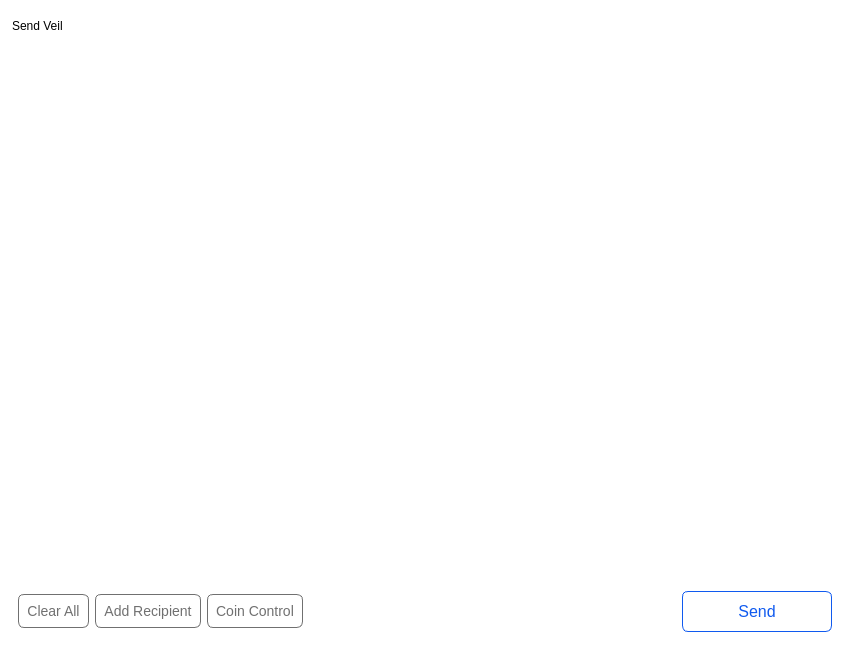
<?xml version="1.0" encoding="UTF-8"?>
<ui version="4.0">
 <class>SendCoinsDialog</class>
 <widget class="QDialog" name="SendCoinsDialog">
  <property name="geometry">
   <rect>
    <x>0</x>
    <y>0</y>
    <width>850</width>
    <height>650</height>
   </rect>
  </property>
  <property name="windowTitle">
   <string>Send Coins</string>
  </property>
  <property name="styleSheet">
   <string notr="true">border:none;
padding:0px;
margin:0px;
background-color:white;</string>
  </property>
  <layout class="QVBoxLayout" name="verticalLayout_3">
   <property name="spacing">
    <number>0</number>
   </property>
   <property name="leftMargin">
    <number>0</number>
   </property>
   <property name="topMargin">
    <number>0</number>
   </property>
   <property name="rightMargin">
    <number>0</number>
   </property>
   <property name="bottomMargin">
    <number>0</number>
   </property>
   <item>
    <widget class="QFrame" name="frame">
     <property name="styleSheet">
      <string notr="true">background-color:white;
border:none;</string>
     </property>
     <property name="frameShape">
      <enum>QFrame::StyledPanel</enum>
     </property>
     <property name="frameShadow">
      <enum>QFrame::Raised</enum>
     </property>
     <layout class="QVBoxLayout" name="verticalLayout" stretch="0,1,0">
      <item>
       <layout class="QHBoxLayout" name="horizontalLayout_4">
        <item>
         <widget class="QLabel" name="title">
          <property name="styleSheet">
           <string notr="true">padding:10 0 10 0;</string>
          </property>
          <property name="text">
           <string>Send Veil </string>
          </property>
         </widget>
        </item>
        <item>
         <spacer name="horizontalSpacer_3">
          <property name="orientation">
           <enum>Qt::Horizontal</enum>
          </property>
          <property name="sizeHint" stdset="0">
           <size>
            <width>40</width>
            <height>20</height>
           </size>
          </property>
         </spacer>
        </item>
       </layout>
      </item>
      <item>
       <widget class="QScrollArea" name="scrollArea">
        <property name="styleSheet">
         <string notr="true">border:none;
padding:0px;
margin:0px;</string>
        </property>
        <property name="widgetResizable">
         <bool>true</bool>
        </property>
        <widget class="QWidget" name="scrollAreaWidgetContents">
         <property name="geometry">
          <rect>
           <x>0</x>
           <y>0</y>
           <width>832</width>
           <height>539</height>
          </rect>
         </property>
         <layout class="QVBoxLayout" name="verticalLayout_2" stretch="0,0">
          <property name="leftMargin">
           <number>0</number>
          </property>
          <property name="topMargin">
           <number>0</number>
          </property>
          <property name="rightMargin">
           <number>0</number>
          </property>
          <property name="bottomMargin">
           <number>0</number>
          </property>
          <item>
           <layout class="QVBoxLayout" name="entries">
            <property name="spacing">
             <number>2</number>
            </property>
           </layout>
          </item>
          <item>
           <spacer name="verticalSpacer">
            <property name="orientation">
             <enum>Qt::Vertical</enum>
            </property>
            <property name="sizeHint" stdset="0">
             <size>
              <width>20</width>
              <height>40</height>
             </size>
            </property>
           </spacer>
          </item>
         </layout>
        </widget>
       </widget>
      </item>
      <item>
       <widget class="QFrame" name="">
        <property name="styleSheet">
         <string notr="true">QToolTip {
    color: #ffffff;
    background-color: #6f9bf5;
    font-size:13px;
    border: none;
    border-radius:20px;
    padding:6px;
    margin:0px;
    qproperty-alignment: 'AlignVCenter | AlignCenter';
    qproperty-wordWrap: true;
}</string>
        </property>
        <layout class="QHBoxLayout" name="horizontalLayout">
         <item>
          <widget class="QPushButton" name="clearButton">
           <property name="sizePolicy">
            <sizepolicy hsizetype="Minimum" vsizetype="Fixed">
             <horstretch>0</horstretch>
             <verstretch>0</verstretch>
            </sizepolicy>
           </property>
           <property name="toolTip">
            <string>Clear all fields of the form.</string>
           </property>
           <property name="styleSheet">
            <string notr="true">QPushButton {
    border-radius: 6px;
    border:  1px solid #707070;
    background-color:#ffffff;
    color: #707070;
    font-size: 14px;
    padding:8;
    text-align:center !important;
}

QPushButton:checked {
    border:  1px solid #105aef;
    background-color:#105aef;
    color: #FFFFFF;
}

QPushButton:hover {
    border:  1px solid #bababa;
    background-color:#bababa;
    color: #FFFFFF;
}

QPushButton:unchecked {
    border:  1px solid #707070;
    background-color:#ffffff;
    color: #707070;
}</string>
           </property>
           <property name="text">
            <string>Clear All</string>
           </property>
           <property name="icon">
            <iconset resource="../veil.qrc">
             <normaloff>:/icons/remove</normaloff>:/icons/remove</iconset>
           </property>
           <property name="autoDefault">
            <bool>false</bool>
           </property>
          </widget>
         </item>
         <item>
          <widget class="QPushButton" name="addButton">
           <property name="toolTip">
            <string>Send to multiple recipients at once</string>
           </property>
           <property name="styleSheet">
            <string notr="true">QPushButton {
    border-radius: 6px;
    border:  1px solid #707070;
    background-color:#ffffff;
    color: #707070;
    font-size: 14px;
    padding:8;
    text-align:center !important;
}

QPushButton:checked {
    border:  1px solid #105aef;
    background-color:#105aef;
    color: #FFFFFF;
}

QPushButton:hover {
    border:  1px solid #bababa;
    background-color:#bababa;
    color: #FFFFFF;
}

QPushButton:unchecked {
    border:  1px solid #707070;
    background-color:#ffffff;
    color: #707070;
}</string>
           </property>
           <property name="text">
            <string>Add Recipient</string>
           </property>
           <property name="icon">
            <iconset resource="../veil.qrc">
             <normaloff>:/icons/add</normaloff>:/icons/add</iconset>
           </property>
           <property name="autoDefault">
            <bool>false</bool>
           </property>
          </widget>
         </item>
         <item>
          <widget class="QPushButton" name="pushButtonCoinControl">
           <property name="styleSheet">
            <string notr="true">QPushButton {
    border-radius: 6px;
    border:  1px solid #707070;
    background-color:#ffffff;
    color: #707070;
    font-size: 14px;
    padding:8;
    text-align:center !important;
}

QPushButton:checked {
    border:  1px solid #105aef;
    background-color:#105aef;
    color: #FFFFFF;
}

QPushButton:hover {
    border:  1px solid #bababa;
    background-color:#bababa;
    color: #FFFFFF;
}

QPushButton:unchecked {
    border:  1px solid #707070;
    background-color:#ffffff;
    color: #707070;
}</string>
           </property>
           <property name="text">
            <string>Coin Control</string>
           </property>
          </widget>
         </item>
         <item>
          <spacer name="horizontalSpacer">
           <property name="orientation">
            <enum>Qt::Horizontal</enum>
           </property>
           <property name="sizeHint" stdset="0">
            <size>
             <width>40</width>
             <height>20</height>
            </size>
           </property>
          </spacer>
         </item>
         <item>
          <widget class="QPushButton" name="sendButton">
           <property name="minimumSize">
            <size>
             <width>150</width>
             <height>0</height>
            </size>
           </property>
           <property name="focusPolicy">
            <enum>Qt::NoFocus</enum>
           </property>
           <property name="toolTip">
            <string>Confirm the send action</string>
           </property>
           <property name="styleSheet">
            <string notr="true">#sendButton {
    border-radius: 6px;
    border:  1px solid #105aef;
    color: #105aef;
    font-size: 16px;
    padding:10 50 10 50;
}

#sendButton:hover {
    color: #FFFFFF;
    background-color:#4070d3;
    border:  1px solid #4070d3;
}</string>
           </property>
           <property name="text">
            <string>Send</string>
           </property>
           <property name="autoDefault">
            <bool>false</bool>
           </property>
           <property name="default">
            <bool>false</bool>
           </property>
          </widget>
         </item>
        </layout>
       </widget>
      </item>
     </layout>
    </widget>
   </item>
  </layout>
 </widget>
 <resources>
  <include location="../veil.qrc"/>
 </resources>
 <connections/>
</ui>
